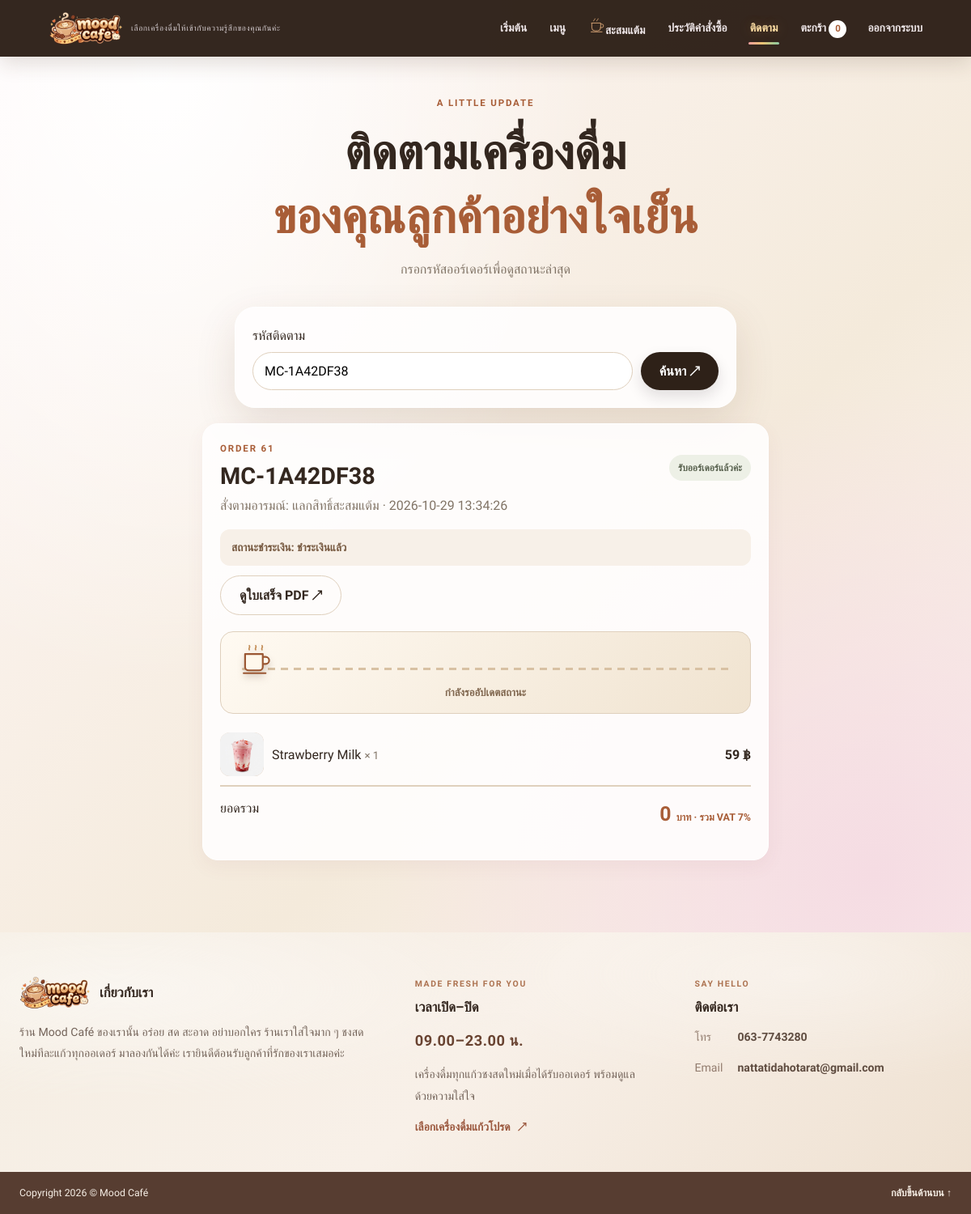
Page /track?code=MC-1A42DF38 (signed in) on the committed database.
### tables this page shows
CREATE TABLE orders (
                id INTEGER PRIMARY KEY AUTOINCREMENT,
                created_at TEXT,
                mood TEXT,
                note TEXT,
                items_json TEXT,
                total REAL,
                status TEXT DEFAULT 'รับออร์เดอร์แล้วค่ะ',
                tracking_code TEXT
            , user_id INTEGER, payment_status TEXT DEFAULT 'paid', payment_slip_path TEXT, customer_name TEXT, customer_phone TEXT, payment_method TEXT NOT NULL DEFAULT 'promptpay', cash_received REAL, change_given REAL, discount_amount REAL NOT NULL DEFAULT 0, loyalty_reward_id INTEGER, loyalty_processed INTEGER NOT NULL DEFAULT 1);

### app.py (the view)
@app.route("/track", methods=["GET", "POST"])
def track_order():
    if not session.get("user_id"):
        return redirect(url_for("home"))
    order = None
    message = ""
    tracking_code = request.args.get("code", "").strip().upper()
    if request.method == "POST":
        tracking_code = request.form.get("tracking_code", "").strip().upper()
    if tracking_code:
        with sqlite3.connect(DB_PATH) as conn:
            conn.row_factory = sqlite3.Row
            row = conn.execute(
                """
                SELECT * FROM orders
                WHERE tracking_code = ? AND user_id = ?
                """,
                (tracking_code, session.get("user_id"))
            ).fetchone()
        if row:
            order = dict(row)
            order["items"] = normalize_order_items(order.get("items_json"))
        else:
            message = "ไม่พบรหัสออร์เดอร์ กรุณาตรวจสอบอีกครั้ง"
    return render_template("track.html", order=order, message=message)

### app.py (called while the page is built)
@app.after_request
def prevent_stale_page_cache(response):
    if response.mimetype == "text/html":
        response.headers["Cache-Control"] = "no-store, no-cache, must-revalidate, max-age=0"
        response.headers["Pragma"] = "no-cache"
    return response

def format_number_with_commas(value, decimals=None):
    try:
        amount = Decimal(str(value if value is not None else 0))
        if decimals is not None:
            digits = max(0, int(decimals))
            quantum = Decimal("1").scaleb(-digits)
            amount = amount.quantize(quantum, rounding=ROUND_HALF_UP)
            return format(amount, f",.{digits}f")
        rendered = format(amount, ",f")
        return rendered.rstrip("0").rstrip(".") if "." in rendered else rendered
    except (InvalidOperation, ValueError, TypeError, OverflowError):
        return str(value if value is not None else "")

def normalize_order_items(raw_items):
    try:
        items = json.loads(raw_items or "[]") if isinstance(raw_items, (str, bytes)) else raw_items
    except (TypeError, ValueError, json.JSONDecodeError):
        return []
    if not isinstance(items, list):
        return []
    normalized = []
    for raw_item in items:
        if not isinstance(raw_item, dict):
            continue
        item = dict(raw_item)
        try:
            item["price"] = max(0.0, round(float(item.get("price", 0) or 0), 2))
            item["quantity"] = max(1, min(99, int(float(item.get("quantity", 1) or 1))))
        except (TypeError, ValueError, OverflowError):
            item["price"] = 0.0
            item["quantity"] = 1
        item["name"] = str(item.get("name") or "เมนู")
        normalized.append(item)
    return normalized

@app.context_processor
def inject_menu_image_keys():
    with sqlite3.connect(DB_PATH) as conn:
        conn.row_factory = sqlite3.Row
        rows = conn.execute("SELECT name, image_filename FROM menu_items WHERE image_filename IS NOT NULL").fetchall()
    image_urls = {row["name"]: url_for("static", filename=f"uploads/menu/{row['image_filename']}") for row in rows}
    return {"menu_image_keys": MENU_IMAGE_KEYS, "menu_image_urls": image_urls, "current_year": datetime.now().year}

### templates/track.html (shortened to what this page needs)
{% extends 'base.html' %}
{% block content %}
<section class="page-heading compact">
    <p class="eyebrow">A LITTLE UPDATE</p>
    <h1>
        ติดตามเครื่องดื่ม
        <br>
        <em>ของคุณลูกค้าอย่างใจเย็น</em>
    </h1>
    <p>กรอกรหัสออร์เดอร์เพื่อดูสถานะล่าสุด</p>
</section>
<form
    class="tracking-search"
    action="{{ url_for('track_order') }}"
    method="post"
>
    <label for="tracking_code">รหัสติดตาม</label>
    <div class="tracking-input-row">
        <input
            id="tracking_code"
            name="tracking_code"
            value="{{ request.form.get('tracking_code',request.args.get('code','')) }}"
            placeholder="MC-XXXXXXXX"
            autocomplete="off"
            required
        >
        <button
            class="button button-dark"
            type="submit"
        >
            ค้นหา ↗
        </button>
    </div>
</form>
{% if order %}
<section
    class="tracking-result"
    data-track-order
    data-tracking-code="{{ order.tracking_code }}"
    data-current-status="{{ order.status }}"
>
    <div class="tracking-result-head">
        <div>
            <span class="eyebrow">
                ORDER {{ order.id|number(0) }}
            </span>
            <h2>{{ order.tracking_code }}</h2>
        </div>
        <span
            class="status-pill"
            data-order-status
            aria-live="polite"
        >
            {{ order.status }}
        </span>
    </div>
    <p>
        สั่งตามอารมณ์: {{ order.mood }}
        · {{ order.created_at }}
    </p>
    <div class="payment-state" aria-live="polite">
        สถานะชำระเงิน:
        <span data-payment-status>
            {% if order.payment_status == 'paid' or order.payment_slip_path %}
                ชำระเงินแล้ว
            {% elif order.payment_status == 'pending' %}
                รอร้านตรวจสอบสลิป
            {% else %}
                สลิปไม่ผ่าน กรุณาติดต่อร้าน
            {% endif %}
        </span>
    </div>
    <a
        class="button button-outline"
        data-receipt-link
        href="{{ url_for('print_receipt',tracking_code=order.tracking_code) }}"
    >
        ดูใบเสร็จ PDF ↗
    </a>
    <div
        class="tracking-live is-waiting"
        data-tracking-live
        role="status"
        aria-live="polite"
    >
        <div
            class="tracking-runner-track"
            aria-hidden="true"
        >
            <span class="tracking-runner-cup">
                <svg
                    viewBox="0 0 48 48"
                    focusable="false"
                >
                    <path
                        class="cup-steam"
                        d="M15 9c-2-2 2-3 0-6M24 9c-2-2 2-3 0-6M33 9c-2-2 2-3 0-6"
                    />
                    <path
                        class="cup-outline"
                        d="M9 15h25v18a5 5 0 0 1-5 5H14a5 5 0 0 1-5-5V15Zm25 4h4a5 5 0 0 1 0 10h-4M7 42h31"
                    />
                </svg>
            </span>
        </div>
        <span data-tracking-message>
            กำลังรออัปเดตสถานะ
        </span>
    </div>
    <div class="tracking-items">
        {% for item in order["items"] %}
        <div>
            <span class="menu-photo menu-photo-thumb">
                <span class="menu-photo-fallback">
                </span>
                <img
                    src="{{ menu_image_urls.get(item.name) or url_for('static', filename='images/' ~ menu_image_keys.get(item.name, item.name) ~ '.jpg', v='menu-set-20261014-userphotos') }}" data-fallback="{{ url_for('static', filename='images/' ~ menu_image_keys.get(item.name, item.name) ~ '.jpg', v='menu-set-20261014-userphotos') }}"
                    alt="{{ item.name }}"
                    loading="lazy"
                    onerror="if (!this.dataset.fallbackTried) { this.dataset.fallbackTried = '1'; this.src = this.dataset.fallback; } else { this.remove(); }"
                    onload="this.parentElement.classList.add('has-image')"
                >
            </span>
            <span>
                {{ item.name }}
                <small>× {{ item.quantity|number(0) }}</small>
            </span>
            <strong>
                {{ (item.price * item.quantity)|number(0) }} ฿
            </strong>
        </div>
        {% endfor %}
    </div>
    <div class="summary-total">
        <span>ยอดรวม</span>
        <strong>
            {{ order.total|number(0) }} <small>บาท · รวม VAT 7%</small>
        </strong>
    </div>
</section>
{% endif %}
{% endblock %}

### rows in the picture
orders: id|number "61", tracking_code "MC-1A42DF38", status "รับออร์เดอร์แล้วค่ะ", mood "แลกสิทธิ์สะสมแต้ม", created_at "2026-10-29 13:34:26", total|number "0"

### other values in the picture
{{ 'ออร์เดอร์' if session.get('is_admin') else 'ประวัติคำสั่งซื้อ' }} "ประวัติคำสั่งซื้อ"
{{ site_count|number(0) }} "0"
{{ item.name }} "Strawberry Milk"
{{ item.quantity|number(0) }} "1"
{{ (item.price * item.quantity)|number(0) }} "59"
